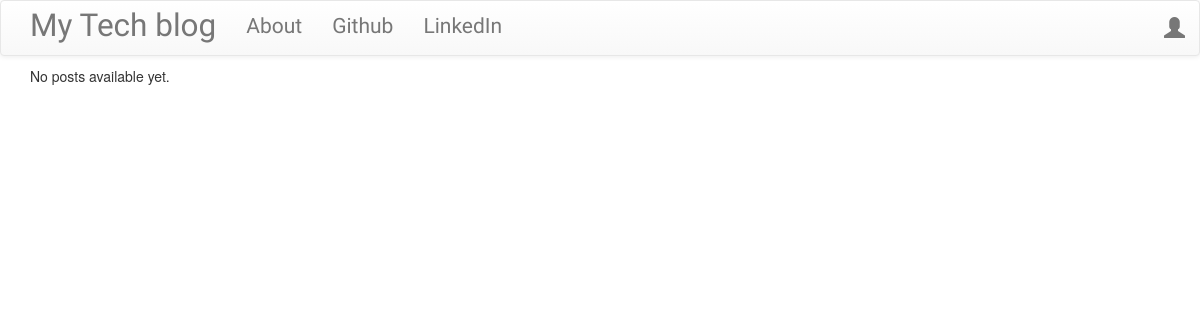
The app's page /, older data.
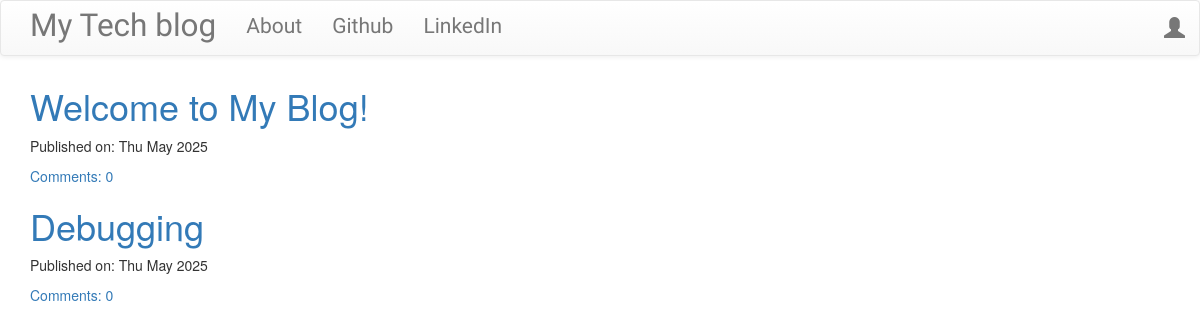
The same page, newer data.
### blog/models.py (models this page shows, shortened)
class Post(models.Model):
    author = models.ForeignKey('auth.User',on_delete=models.CASCADE)
    title = models.CharField(max_length=200)
    text = models.TextField()
    created_date = models.DateTimeField(default=timezone.now())
    published_date = models.DateTimeField(blank=True, null=True)
    def approve_comments(self):
        return self.comments.filter(approved_comment=True)

### blog/views.py (the view)
# urls.py: path('', views.PostListView.as_view(), name='post_list'),  # URL for the post list view
class PostListView(ListView):
    model = Post
    template_name = 'blog/post_list.html'
    context_object_name = 'post_list'
    def get_queryset(self):
        return Post.objects.filter(published_date__lte=timezone.now()).order_by('-published_date')

### blog/templates/blog/post_list.html
{% extends "blog/base.html" %} {% block content %}
<div class="centerstage">
  {% for post in post_list %}
  <div class="post">
    <h1><a href="{% url 'post_detail' post.pk %}">{{ post.title }}</a></h1>
    <div class="date">
      <p>Published on: {{ post.created_date|date:"D M Y" }}</p>
    </div>
    <a href="{% url 'post_detail' pk=post.pk %}">
      Comments: {{ post.approve_comments.count }}
    </a>
  </div>
  {% empty %}
  <p>No posts available yet.</p>
  {% endfor %}
</div>
{% endblock %}

### blog/templates/blog/base.html (shortened to what this page needs)
<!DOCTYPE html>
{% load static %}
<html>
    <head>
        <link rel="stylesheet" href="https://maxcdn.bootstrapcdn.com/bootstrap/3.3.7/css/bootstrap.min.css">
        <link rel="stylesheet" href="https://maxcdn.bootstrapcdn.com/bootstrap/3.3.7/css/bootstrap-theme.min.css">
        <link rel="stylesheet" href="//cdn.jsdelivr.net/medium-editor/latest/css/medium-editor.min.css" type="text/css" media="screen" charset="utf-8">
        <link rel="stylesheet" href="{% static 'css/blog.css' %}">
<body class='loader'>
  <nav class="navbar navbar-default techfont custom-navbar">
    <div class="container">
      <ul class="nav navbar-nav">
        <li><a class='navbar-brand bigbrand' href="{% url 'post_list' %}">My Tech blog</a></li>
        <li><a href="{% url 'about'%}">About</a></li>
        <li><a href="https://www.github.com">Github</a></li>
        <li><a href="https://www.linkedin.com">LinkedIn</a></li>
      </ul>
      <ul class="nav navbar-nav navbar-right">
        {% if user.is_authenticated %}
        <li>
          <a href="{% url 'post_new' %}" >New Post</a>
        </li>
        <li>
          <a href="{% url 'post_draft_list' %}">Drafts</a>
        </li>
        <li>
        <form method="POST" action="{% url 'logout' %}">
          {% csrf_token %}
          <button type="submit">Logout</button>
      </form>
    </li>
        <li>
          <a >Welcome: {{ user.username }}</a>
        </li>
          {% else %}
          <li><a class='nav navbar-right' href="{% url 'login' %}" ><span class="glyphicon glyphicon-user"></span></a></li>
        {% endif %}
      </ul>
  </div>
</nav>
        <div class="content container">
            <div class="row">
                <div class="col-md-8">
                  <div class="blog_posts">
                    {% block content %}
                    {% endblock %}
                  </div>
                </div>
            </div>
        </div>
</body>
</html>

### blog/static/css/blog.css (style rules this page uses)
.techfont { font-family: 'Russo One', sans-serif; font-size: 1.5em; margin-bottom: 10px; }
.centerstage { margin-left: auto; margin-right: auto; }
.bigbrand { font-size: 1.5em; }
.loader { filter:hue-rotate(0deg); color: linear-gradient(45deg,#0f8,#08f); animation:hue 5000ms infinite linear; }

Row changes from the older to the newer data that the page shows:
now on this page (row edited): Post: title "Welcome to My Blog!", created_date "Thu May 2025", approve_comments.count "0"
added Post: title "Debugging", created_date "Thu May 2025", approve_comments.count "0"
Text that changed along with them:
text no longer shown: "No posts available yet."
